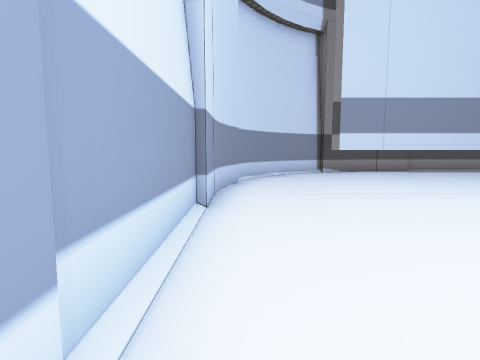
view 1 (above)

24 first-person views from a walk through a Unity game level. The camera is 1.3 m above the floor, tilts 6° down and sees 80° across. The floor is counted in squares, 1.5 m on a side. Each view is taken from the middle of a square. On the plan, view 1 faces up. The plan holds only what a view shows up to about 11 squares ahead; the rest is blank. The place goes on beyond the plan. The player character is not drawn. Some surface patterns are stand-ins.

view 2
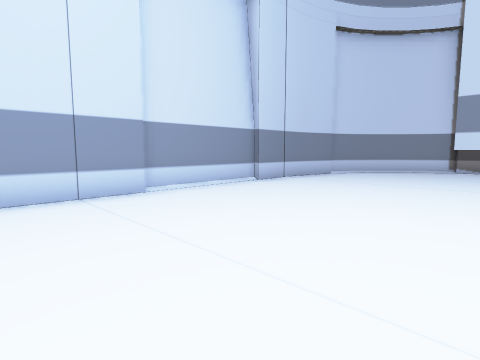

view 3
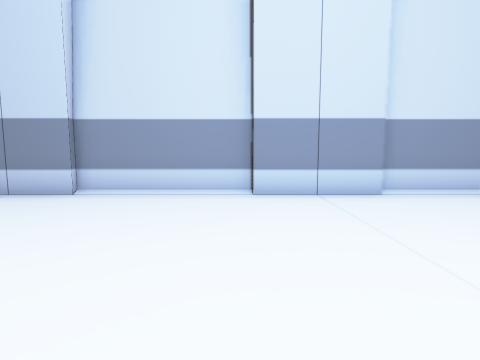

view 4
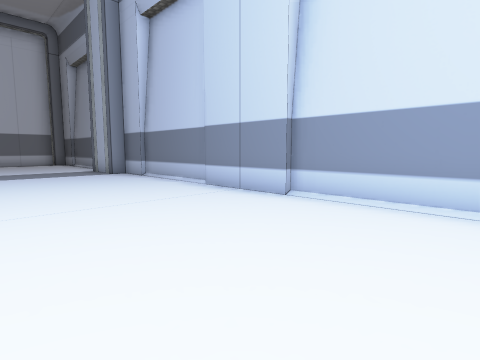

view 5
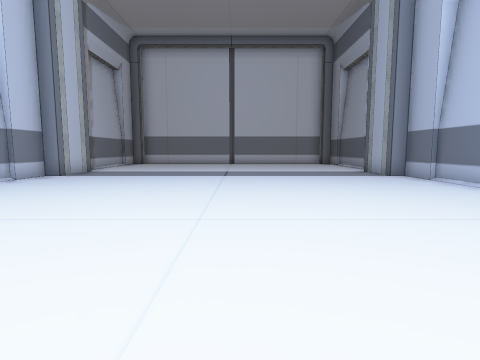

view 6
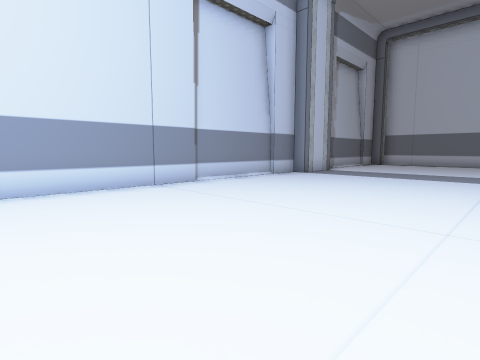

view 7
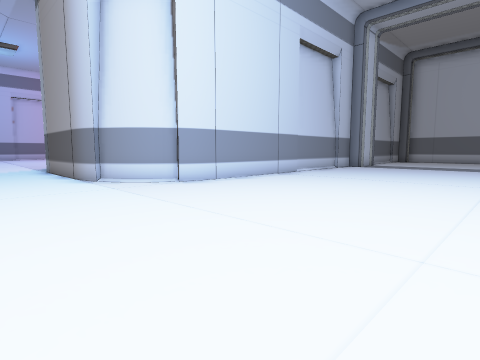

view 8
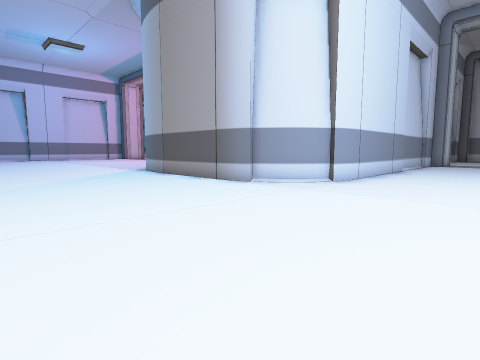

view 9
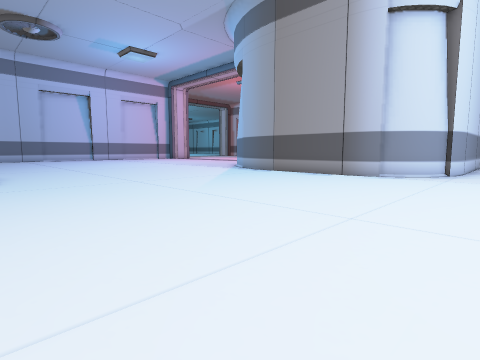

view 10
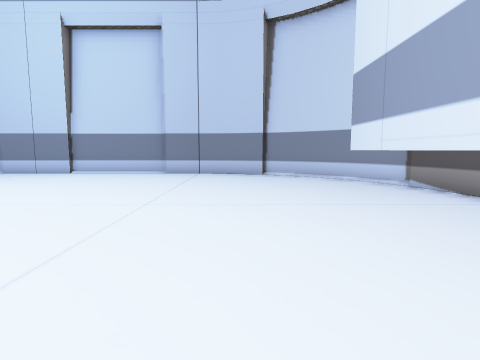

view 11
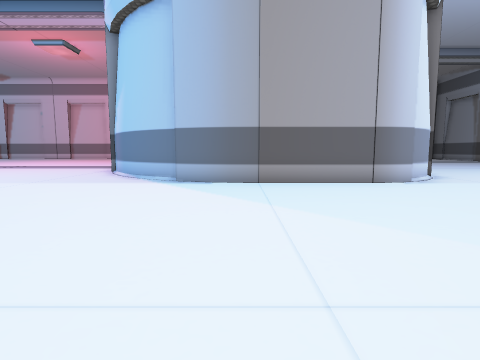

view 12
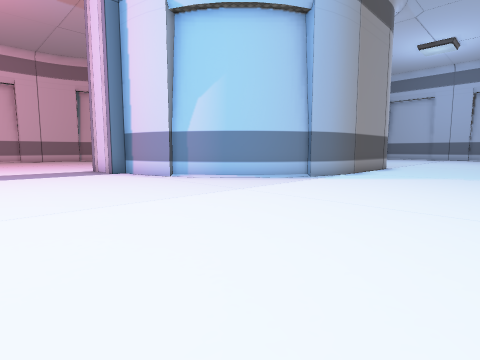

view 13
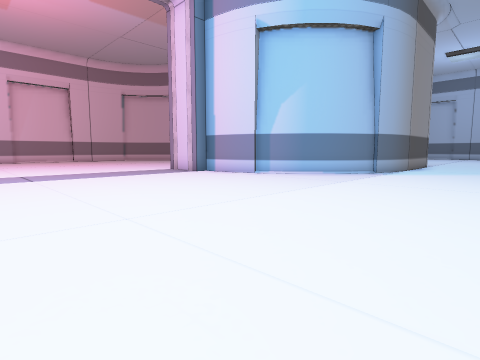

view 14
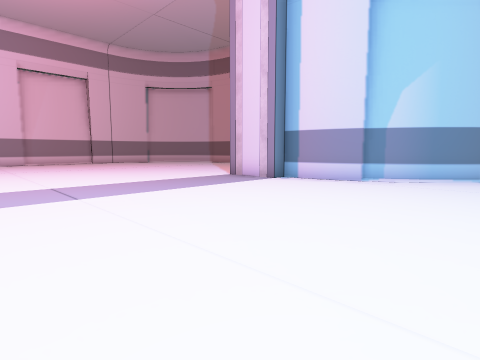

view 15
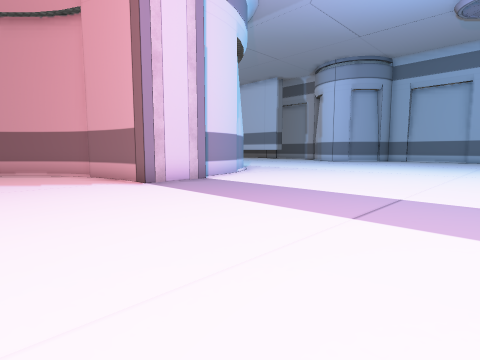

view 16
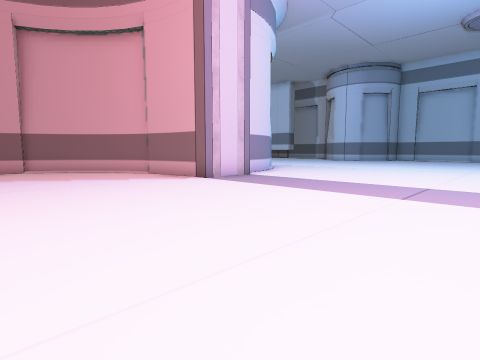

view 17
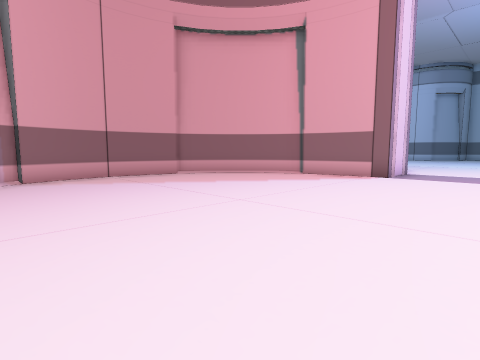

view 18
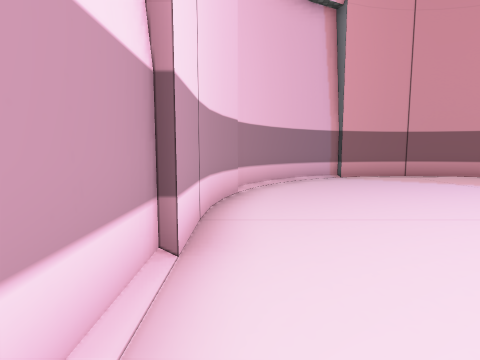

view 19
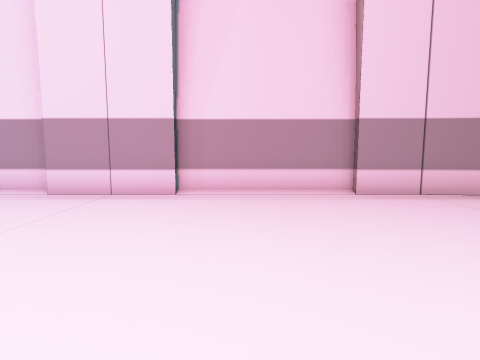

view 20
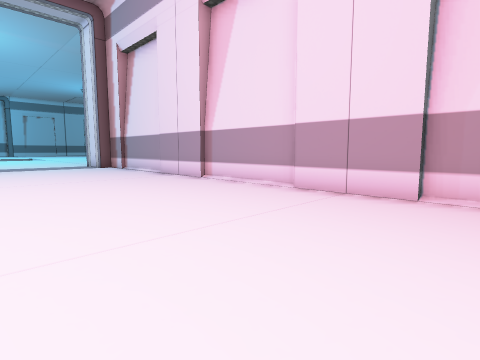

view 21
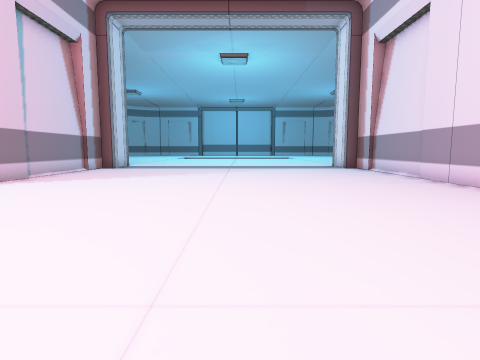

view 22
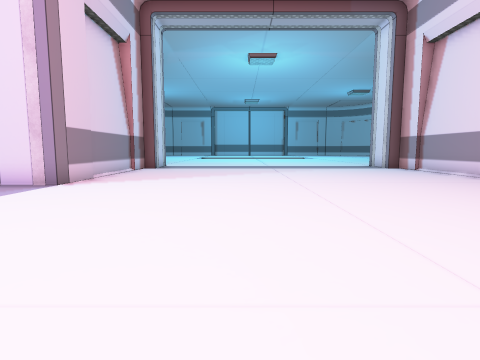

view 23
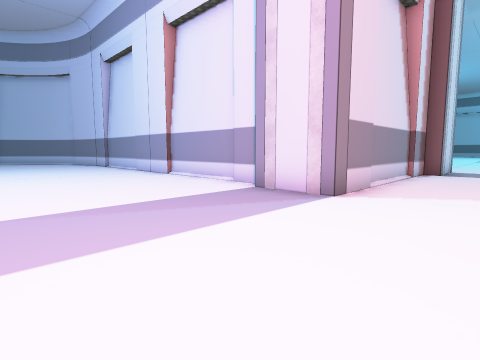

view 24
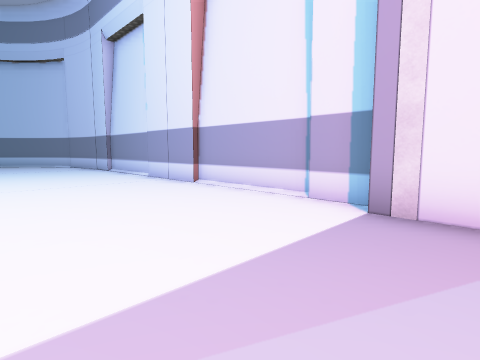

### Floor plan
Points are (right, up) in squares from view 1. A wall is a line through its corners. A room is listed if a view was taken in it or the views show most of it. See-through windows are left out.
Room 1 (views 1, 2, 3, 4, 5, 6, 7, 8, 9, 10, 11, 12, 13, 14, 15, 16, 17, 18, 19, 20, 21, 22, 23, 24)
walls: (19.6, -1) (20.6, -1.6); (20.5, -1.5) (21.3, -2.1); (19, -0.7) (19.8, -1); (21.2, -2) (22, -2.8); (18.2, -0.5) (19.2, -0.7); (21.9, -2.6) (22.5, -3.4); (22.4, -3.4) (22.9, -4.3); (23, -4.1) (23.3, -5); (23.3, -4.8) (23.4, -5.7) (23.5, -6.5) (24, -6.5) (24, -8.5) (22.6, -8.5); (14, -0.5) (18.4, -0.5); (13.6, -0.6) (14.1, -0.5); (13.3, -0.8) (13.7, -0.6); (21.2, -8.8) (20.2, -9.3); (22, -8.7) (21.1, -9); (22.8, -8.5) (21.9, -8.7); (12, -2.1) (12.5, -1.5) (13.1, -1); (20.4, -9.2) (19.5, -9.9); (11.8, -2.5) (12.2, -1.8) (12.8, -1.2) (13.5, -0.9); (11.6, -2.7) (11.8, -2.3); (11.5, -3.1) (11.6, -2.6); (19.5, -9.8) (18.8, -10.5) (18.2, -11.3); (18.3, -11.2) (17.8, -12.1); (18, -12.1) (17.7, -13); (17.7, -12.8) (17.5, -13.8); (17.6, -13.7) (17.5, -14.5); (17.5, -14.4) (17.6, -15.4); (17.5, -15.2) (17.7, -16.1); (17.7, -16) (18, -16.8); (35.5, -1.9) (35.5, 0.8); (35.7, 1) (35.7, 3); (11, -14.1) (11, -12.5) (11.5, -12.5) (11.5, -3); (17.8, -16.8) (18.3, -17.7); (8, 9.6) (3.3, 9.6); (35.7, -5.2) (35.7, -1.8); (35.5, -6.4) (35.5, -5.2); (18.2, -17.7) (18.9, -18.6); (18.8, -18.5) (19.5, -19.2); (19.4, -19.1) (20.3, -19.8); (20.2, -19.7) (20.9, -20); (21.1, -20) (22, -20.3); (21.9, -20.3) (22.8, -20.5); (22.7, -20.4) (23.5, -20.5); (23.4, -20.7) (36.8, -20.7); (-0.5, 0.9) (-0.5, -1.7); (-0.7, -1.7) (-0.7, -5.2); (39.5, -8.5) (35, -8.5) (35, -6.5); (-0.5, -5.1) (-0.5, -7.7); (2, 10.5) (1.5, 10.2); (-0.7, 4.4) (-0.7, 0.8); (1.6, 10.2) (0.8, 9.4); (-0.5, 6.4) (-0.5, 4.3); (-0.7, -7.9) (-0.7, -11.2); (0.8, 9.5) (0.3, 8.7) (-0.2, 7.8); (0, 7.9) (-0.3, 7.1) (-0.5, 6.2); (-0.5, -11.1) (-0.5, -12.5) (0, -12.5) (0, -14.1); (37, -20.7) (39.1, -20.7)

Where each view was taken, in squares from view 1:
view 1: 0 up, 0 right, facing up
view 2: 2 down, 5 right, facing up-left
view 3: 2 down, 5 right, facing left
view 4: 2 down, 4 right, facing down-left
view 5: 3 down, 5 right, facing down
view 6: 3 down, 5 right, facing down-right
view 7: 2 up, 5 right, facing down-right
view 8: 5 up, 8 right, facing down-right
view 9: 9 up, 10 right, facing down-right
view 10: 7 up, 10 right, facing left
view 11: 7 up, 18 right, facing down
view 12: 4 up, 28 right, facing down-left
view 13: 3 up, 31 right, facing down-left
view 14: 1 down, 31 right, facing down-left
view 15: 12 down, 31 right, facing up-left
view 16: 14 down, 31 right, facing up-left
view 17: 18 down, 27 right, facing up-left
view 18: 20 down, 27 right, facing left
view 19: 15 down, 27 right, facing down
view 20: 15 down, 27 right, facing down-right
view 21: 15 down, 28 right, facing right
view 22: 13 down, 28 right, facing right
view 23: 11 down, 30 right, facing up-right
view 24: 8 down, 31 right, facing up-right
